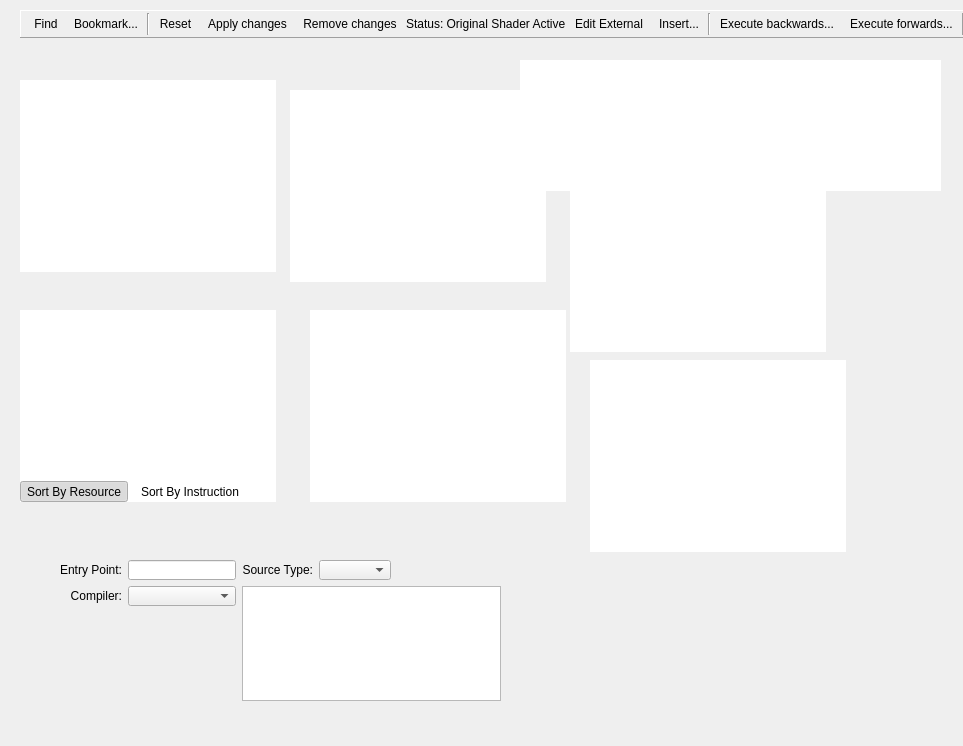
<?xml version="1.0" encoding="UTF-8"?>
<ui version="4.0">
 <class>ShaderViewer</class>
 <widget class="QFrame" name="ShaderViewer">
  <property name="geometry">
   <rect>
    <x>0</x>
    <y>0</y>
    <width>963</width>
    <height>746</height>
   </rect>
  </property>
  <property name="windowTitle">
   <string>Form</string>
  </property>
  <widget class="ToolWindowManager" name="docking" native="true">
   <property name="geometry">
    <rect>
     <x>80</x>
     <y>90</y>
     <width>351</width>
     <height>301</height>
    </rect>
   </property>
  </widget>
  <widget class="RDTreeWidget" name="inputSig">
   <property name="geometry">
    <rect>
     <x>570</x>
     <y>160</y>
     <width>256</width>
     <height>192</height>
    </rect>
   </property>
   <property name="frameShape">
    <enum>QFrame::NoFrame</enum>
   </property>
   <property name="editTriggers">
    <set>QAbstractItemView::NoEditTriggers</set>
   </property>
   <property name="showDropIndicator" stdset="0">
    <bool>false</bool>
   </property>
   <property name="dragDropOverwriteMode">
    <bool>false</bool>
   </property>
   <property name="indentation">
    <number>0</number>
   </property>
   <property name="rootIsDecorated">
    <bool>false</bool>
   </property>
   <property name="itemsExpandable">
    <bool>false</bool>
   </property>
   <property name="allColumnsShowFocus">
    <bool>true</bool>
   </property>
   <property name="cornerButtonEnabled" stdset="0">
    <bool>false</bool>
   </property>
  </widget>
  <widget class="RDTreeWidget" name="outputSig">
   <property name="geometry">
    <rect>
     <x>590</x>
     <y>360</y>
     <width>256</width>
     <height>192</height>
    </rect>
   </property>
   <property name="frameShape">
    <enum>QFrame::NoFrame</enum>
   </property>
   <property name="editTriggers">
    <set>QAbstractItemView::NoEditTriggers</set>
   </property>
   <property name="showDropIndicator" stdset="0">
    <bool>false</bool>
   </property>
   <property name="dragDropOverwriteMode">
    <bool>false</bool>
   </property>
   <property name="indentation">
    <number>0</number>
   </property>
   <property name="rootIsDecorated">
    <bool>false</bool>
   </property>
   <property name="itemsExpandable">
    <bool>false</bool>
   </property>
   <property name="allColumnsShowFocus">
    <bool>true</bool>
   </property>
   <property name="cornerButtonEnabled" stdset="0">
    <bool>false</bool>
   </property>
  </widget>
  <widget class="RDTreeWidget" name="constants">
   <property name="geometry">
    <rect>
     <x>20</x>
     <y>310</y>
     <width>256</width>
     <height>192</height>
    </rect>
   </property>
   <property name="contextMenuPolicy">
    <enum>Qt::PreventContextMenu</enum>
   </property>
   <property name="frameShape">
    <enum>QFrame::NoFrame</enum>
   </property>
   <property name="allColumnsShowFocus">
    <bool>true</bool>
   </property>
  </widget>
  <widget class="QFrame" name="resourcesPanel">
   <property name="geometry">
    <rect>
     <x>20</x>
     <y>310</y>
     <width>256</width>
     <height>192</height>
    </rect>
   </property>
   <property name="contextMenuPolicy">
    <enum>Qt::PreventContextMenu</enum>
   </property>
   <property name="frameShape">
    <enum>QFrame::NoFrame</enum>
   </property>
   <layout class="QVBoxLayout" name="verticalLayout">
    <property name="spacing">
     <number>2</number>
    </property>
    <property name="leftMargin">
     <number>0</number>
    </property>
    <property name="topMargin">
     <number>0</number>
    </property>
    <property name="rightMargin">
     <number>0</number>
    </property>
    <property name="bottomMargin">
     <number>0</number>
    </property>
    <item>
     <widget class="RDTreeWidget" name="accessedResources">
      <property name="frameShape">
       <enum>QFrame::NoFrame</enum>
      </property>
      <property name="allColumnsShowFocus">
       <bool>true</bool>
      </property>
     </widget>
    </item>
    <item>
     <widget class="QFrame" name="sortGroup">
      <property name="sizePolicy">
       <sizepolicy hsizetype="Minimum" vsizetype="Fixed">
        <horstretch>0</horstretch>
        <verstretch>0</verstretch>
       </sizepolicy>
      </property>
      <property name="contextMenuPolicy">
       <enum>Qt::PreventContextMenu</enum>
      </property>
      <property name="frameShape">
       <enum>QFrame::NoFrame</enum>
      </property>
      <layout class="QHBoxLayout" name="horizontalLayout_6">
       <property name="leftMargin">
        <number>0</number>
       </property>
       <property name="topMargin">
        <number>0</number>
       </property>
       <property name="rightMargin">
        <number>0</number>
       </property>
       <property name="bottomMargin">
        <number>0</number>
       </property>
       <item>
        <widget class="QToolButton" name="resources_sortByResource">
         <property name="toolTip">
          <string>Sort accessed resource by shader binding</string>
         </property>
         <property name="text">
          <string>Sort By Resource</string>
         </property>
         <property name="checkable">
          <bool>true</bool>
         </property>
         <property name="checked">
          <bool>true</bool>
         </property>
         <property name="autoRaise">
          <bool>true</bool>
         </property>
        </widget>
       </item>
       <item>
        <widget class="QToolButton" name="resources_sortByStep">
         <property name="toolTip">
          <string>Sort accessed resource by instruction step</string>
         </property>
         <property name="text">
          <string>Sort By Instruction</string>
         </property>
         <property name="checkable">
          <bool>true</bool>
         </property>
         <property name="checked">
          <bool>false</bool>
         </property>
         <property name="autoRaise">
          <bool>true</bool>
         </property>
        </widget>
       </item>
       <item>
        <spacer name="resources_horizontalSpacer">
         <property name="orientation">
          <enum>Qt::Horizontal</enum>
         </property>
         <property name="sizeHint" stdset="0">
          <size>
           <width>40</width>
           <height>20</height>
          </size>
         </property>
        </spacer>
       </item>
      </layout>
     </widget>
    </item>
   </layout>
  </widget>
  <widget class="RDTreeWidget" name="debugVars">
   <property name="geometry">
    <rect>
     <x>310</x>
     <y>310</y>
     <width>256</width>
     <height>192</height>
    </rect>
   </property>
   <property name="frameShape">
    <enum>QFrame::NoFrame</enum>
   </property>
   <property name="allColumnsShowFocus">
    <bool>true</bool>
   </property>
  </widget>
  <widget class="QFrame" name="toolbar">
   <property name="geometry">
    <rect>
     <x>20</x>
     <y>10</y>
     <width>1132</width>
     <height>28</height>
    </rect>
   </property>
   <property name="sizePolicy">
    <sizepolicy hsizetype="Minimum" vsizetype="Fixed">
     <horstretch>0</horstretch>
     <verstretch>0</verstretch>
    </sizepolicy>
   </property>
   <property name="minimumSize">
    <size>
     <width>0</width>
     <height>28</height>
    </size>
   </property>
   <property name="frameShape">
    <enum>QFrame::Panel</enum>
   </property>
   <property name="frameShadow">
    <enum>QFrame::Raised</enum>
   </property>
   <layout class="QHBoxLayout" name="horizontalLayout_5">
    <property name="spacing">
     <number>2</number>
    </property>
    <property name="leftMargin">
     <number>6</number>
    </property>
    <property name="topMargin">
     <number>2</number>
    </property>
    <property name="rightMargin">
     <number>6</number>
    </property>
    <property name="bottomMargin">
     <number>2</number>
    </property>
    <item>
     <widget class="QToolButton" name="findReplace">
      <property name="toolTip">
       <string>Find &amp; Replace</string>
      </property>
      <property name="text">
       <string>Find</string>
      </property>
      <property name="icon">
       <iconset resource="../Resources/resources.qrc">
        <normaloff>:/find.png</normaloff>:/find.png</iconset>
      </property>
      <property name="toolButtonStyle">
       <enum>Qt::ToolButtonTextBesideIcon</enum>
      </property>
      <property name="autoRaise">
       <bool>true</bool>
      </property>
     </widget>
    </item>
    <item>
     <widget class="QToolButton" name="bookmark">
      <property name="toolTip">
       <string>Add, remove or jump to bookmarks in current file</string>
      </property>
      <property name="text">
       <string>Bookmark...</string>
      </property>
      <property name="icon">
       <iconset resource="../Resources/resources.qrc">
        <normaloff>:/bookmark_blue.png</normaloff>:/bookmark_blue.png</iconset>
      </property>
      <property name="popupMode">
       <enum>QToolButton::InstantPopup</enum>
      </property>
      <property name="toolButtonStyle">
       <enum>Qt::ToolButtonTextBesideIcon</enum>
      </property>
      <property name="autoRaise">
       <bool>true</bool>
      </property>
     </widget>
    </item>
    <item>
     <widget class="Line" name="line">
      <property name="orientation">
       <enum>Qt::Vertical</enum>
      </property>
     </widget>
    </item>
    <item>
     <widget class="QToolButton" name="resetEdits">
      <property name="toolTip">
       <string>Remove all source edits and restore original shader</string>
      </property>
      <property name="text">
       <string>Reset</string>
      </property>
      <property name="icon">
       <iconset resource="../Resources/resources.qrc">
        <normaloff>:/del.png</normaloff>:/del.png</iconset>
      </property>
      <property name="toolButtonStyle">
       <enum>Qt::ToolButtonTextBesideIcon</enum>
      </property>
      <property name="autoRaise">
       <bool>true</bool>
      </property>
     </widget>
    </item>
    
    <item>
     <widget class="QToolButton" name="refresh">
      <property name="toolTip">
       <string>Compile shader &amp; apply changes</string>
      </property>
      <property name="text">
       <string>Apply changes</string>
      </property>
      <property name="icon">
       <iconset resource="../Resources/resources.qrc">
        <normaloff>:/arrow_refresh.png</normaloff>:/arrow_refresh.png</iconset>
      </property>
      <property name="toolButtonStyle">
       <enum>Qt::ToolButtonTextBesideIcon</enum>
      </property>
      <property name="autoRaise">
       <bool>true</bool>
      </property>
     </widget>
    </item>
    
    <item>
     <widget class="QToolButton" name="unrefresh">
      <property name="toolTip">
       <string>Use original shader</string>
      </property>
      <property name="text">
       <string>Remove changes</string>
      </property>
      <property name="icon">
       <iconset resource="../Resources/resources.qrc">
        <normaloff>:/arrow_undo.png</normaloff>:/arrow_undo.png</iconset>
      </property>
      <property name="toolButtonStyle">
       <enum>Qt::ToolButtonTextBesideIcon</enum>
      </property>
      <property name="autoRaise">
       <bool>true</bool>
      </property>
     </widget>
    </item>
    
    <item>
     <widget class="QLabel" name="editStatusLabel">
      <property name="toolTip">
       <string>The replay currently has the original shader active</string>
      </property>
      <property name="text">
       <string>Status: Original Shader Active</string>
      </property>
     </widget>
    </item>
    
    <item>
     <widget class="QToolButton" name="EditExternal">
      <property name="toolTip">
       <string>Use External editor to modify shader</string>
      </property>
      <property name="text">
       <string>Edit External</string>
      </property>
      <property name="icon">
       <iconset resource="../Resources/resources.qrc">
          <normaloff>:/folder.png</normaloff>:/folder.png</iconset>
      </property>
      <property name="toolButtonStyle">
       <enum>Qt::ToolButtonTextBesideIcon</enum>
      </property>
      <property name="autoRaise">
       <bool>true</bool>
      </property>
     </widget>
    </item>
    
    <item>
     <widget class="QToolButton" name="snippets">
      <property name="toolTip">
       <string>Insert built-in snippets</string>
      </property>
      <property name="text">
       <string>Insert...</string>
      </property>
      <property name="icon">
       <iconset resource="../Resources/resources.qrc">
        <normaloff>:/plugin_add.png</normaloff>:/plugin_add.png</iconset>
      </property>
      <property name="popupMode">
       <enum>QToolButton::InstantPopup</enum>
      </property>
      <property name="toolButtonStyle">
       <enum>Qt::ToolButtonTextBesideIcon</enum>
      </property>
      <property name="autoRaise">
       <bool>true</bool>
      </property>
     </widget>
    </item>
    <item>
     <widget class="Line" name="editSep">
      <property name="orientation">
       <enum>Qt::Vertical</enum>
      </property>
     </widget>
    </item>
    <item>
     <widget class="QToolButton" name="execBackwards">
      <property name="toolTip">
       <string>Run or step backwards in execution</string>
      </property>
      <property name="text">
       <string>Execute backwards...</string>
      </property>
      <property name="icon">
       <iconset resource="../Resources/resources.qrc">
        <normaloff>:/control_reverse_blue@2x.png</normaloff>:/control_reverse_blue@2x.png</iconset>
      </property>
      <property name="popupMode">
       <enum>QToolButton::InstantPopup</enum>
      </property>
      <property name="toolButtonStyle">
       <enum>Qt::ToolButtonTextBesideIcon</enum>
      </property>
      <property name="autoRaise">
       <bool>true</bool>
      </property>
     </widget>
    </item>
    <item>
     <widget class="QToolButton" name="execForwards">
      <property name="toolTip">
       <string>Run or step forwards in execution</string>
      </property>
      <property name="text">
       <string>Execute forwards...</string>
      </property>
      <property name="icon">
       <iconset resource="../Resources/resources.qrc">
        <normaloff>:/control_play_blue.png</normaloff>:/control_play_blue.png</iconset>
      </property>
      <property name="popupMode">
       <enum>QToolButton::InstantPopup</enum>
      </property>
      <property name="toolButtonStyle">
       <enum>Qt::ToolButtonTextBesideIcon</enum>
      </property>
      <property name="autoRaise">
       <bool>true</bool>
      </property>
     </widget>
    </item>
    <item>
     <widget class="Line" name="regFormatSep">
      <property name="orientation">
       <enum>Qt::Vertical</enum>
      </property>
     </widget>
    </item>
    <item>
     <widget class="QToolButton" name="intView">
      <property name="text">
       <string>int</string>
      </property>
      <property name="checkable">
       <bool>true</bool>
      </property>
      <property name="checked">
       <bool>false</bool>
      </property>
      <property name="autoRaise">
       <bool>true</bool>
      </property>
     </widget>
    </item>
    <item>
     <widget class="QToolButton" name="floatView">
      <property name="text">
       <string>float</string>
      </property>
      <property name="checkable">
       <bool>true</bool>
      </property>
      <property name="checked">
       <bool>true</bool>
      </property>
      <property name="autoRaise">
       <bool>true</bool>
      </property>
     </widget>
    </item>
    <item>
     <widget class="Line" name="debugToggleSep">
      <property name="orientation">
       <enum>Qt::Vertical</enum>
      </property>
     </widget>
    </item>
    <item>
     <widget class="QToolButton" name="debugToggle">
      <property name="minimumSize">
       <size>
        <width>23</width>
        <height>22</height>
       </size>
      </property>
      <property name="toolTip">
       <string>Change the debugging view</string>
      </property>
      <property name="text">
       <string notr="true">Debug Toggle</string>
      </property>
      <property name="autoRaise">
       <bool>true</bool>
      </property>
     </widget>
    </item>
    <item>
     <spacer name="horizontalSpacer">
      <property name="orientation">
       <enum>Qt::Horizontal</enum>
      </property>
      <property name="sizeHint" stdset="0">
       <size>
        <width>40</width>
        <height>20</height>
       </size>
      </property>
     </spacer>
    </item>
   </layout>
  </widget>
  <widget class="RDTreeWidget" name="watch">
   <property name="geometry">
    <rect>
     <x>520</x>
     <y>60</y>
     <width>421</width>
     <height>131</height>
    </rect>
   </property>
   <property name="frameShape">
    <enum>QFrame::NoFrame</enum>
   </property>
   <property name="editTriggers">
    <set>QAbstractItemView::AnyKeyPressed|QAbstractItemView::DoubleClicked|QAbstractItemView::EditKeyPressed|QAbstractItemView::SelectedClicked</set>
   </property>
   <property name="selectionMode">
    <enum>QAbstractItemView::SingleSelection</enum>
   </property>
   <property name="selectionBehavior">
    <enum>QAbstractItemView::SelectRows</enum>
   </property>
   <property name="wordWrap">
    <bool>false</bool>
   </property>
   <attribute name="horizontalHeaderHighlightSections">
    <bool>false</bool>
   </attribute>
   <attribute name="horizontalHeaderStretchLastSection">
    <bool>true</bool>
   </attribute>
   <attribute name="verticalHeaderVisible">
    <bool>false</bool>
   </attribute>
   <column>
    <property name="text">
     <string>Name</string>
    </property>
   </column>
   <column>
    <property name="text">
     <string>Register(s)</string>
    </property>
   </column>
   <column>
    <property name="text">
     <string>Type</string>
    </property>
   </column>
   <column>
    <property name="text">
     <string>Value</string>
    </property>
   </column>
  </widget>
  <widget class="QListWidget" name="callstack">
   <property name="geometry">
    <rect>
     <x>20</x>
     <y>80</y>
     <width>256</width>
     <height>192</height>
    </rect>
   </property>
   <property name="frameShape">
    <enum>QFrame::NoFrame</enum>
   </property>
   <property name="selectionMode">
    <enum>QAbstractItemView::NoSelection</enum>
   </property>
  </widget>
  <widget class="RDTreeWidget" name="sourceVars">
   <property name="geometry">
    <rect>
     <x>290</x>
     <y>90</y>
     <width>256</width>
     <height>192</height>
    </rect>
   </property>
   <property name="frameShape">
    <enum>QFrame::NoFrame</enum>
   </property>
   <property name="allColumnsShowFocus">
    <bool>true</bool>
   </property>
  </widget>
  <widget class="QWidget" name="compilationGroup" native="true">
   <property name="geometry">
    <rect>
     <x>60</x>
     <y>560</y>
     <width>441</width>
     <height>141</height>
    </rect>
   </property>
   <layout class="QGridLayout" name="gridLayout">
    <item row="0" column="0">
     <widget class="QLabel" name="label">
      <property name="text">
       <string>Entry Point:</string>
      </property>
      <property name="alignment">
       <set>Qt::AlignRight|Qt::AlignTrailing|Qt::AlignVCenter</set>
      </property>
     </widget>
    </item>
    <item row="0" column="1">
     <widget class="QLineEdit" name="entryFunc">
      <property name="sizePolicy">
       <sizepolicy hsizetype="Minimum" vsizetype="Fixed">
        <horstretch>0</horstretch>
        <verstretch>0</verstretch>
       </sizepolicy>
      </property>
      <property name="minimumSize">
       <size>
        <width>0</width>
        <height>20</height>
       </size>
      </property>
     </widget>
    </item>
    <item row="0" column="2">
     <widget class="QLabel" name="label_4">
      <property name="text">
       <string>Source Type:</string>
      </property>
      <property name="alignment">
       <set>Qt::AlignRight|Qt::AlignTrailing|Qt::AlignVCenter</set>
      </property>
     </widget>
    </item>
    <item row="0" column="3">
     <widget class="QComboBox" name="encoding">
      <property name="minimumSize">
       <size>
        <width>0</width>
        <height>20</height>
       </size>
      </property>
      <property name="insertPolicy">
       <enum>QComboBox::NoInsert</enum>
      </property>
      <property name="sizeAdjustPolicy">
       <enum>QComboBox::AdjustToContents</enum>
      </property>
     </widget>
    </item>
    <item row="0" column="4">
     <spacer name="horizontalSpacer_2">
      <property name="orientation">
       <enum>Qt::Horizontal</enum>
      </property>
      <property name="sizeHint" stdset="0">
       <size>
        <width>40</width>
        <height>20</height>
       </size>
      </property>
     </spacer>
    </item>
    <item row="1" column="0">
     <widget class="QLabel" name="label_3">
      <property name="text">
       <string>Compiler:</string>
      </property>
      <property name="alignment">
       <set>Qt::AlignRight|Qt::AlignTrailing|Qt::AlignVCenter</set>
      </property>
     </widget>
    </item>
    <item row="1" column="1">
     <widget class="QComboBox" name="compileTool">
      <property name="sizePolicy">
       <sizepolicy hsizetype="Minimum" vsizetype="Fixed">
        <horstretch>0</horstretch>
        <verstretch>0</verstretch>
       </sizepolicy>
      </property>
      <property name="minimumSize">
       <size>
        <width>0</width>
        <height>20</height>
       </size>
      </property>
      <property name="insertPolicy">
       <enum>QComboBox::NoInsert</enum>
      </property>
      <property name="sizeAdjustPolicy">
       <enum>QComboBox::AdjustToContents</enum>
      </property>
     </widget>
    </item>
    <item row="1" column="2" rowspan="2" colspan="3">
     <widget class="QTextEdit" name="toolCommandLine">
      <property name="minimumSize">
       <size>
        <width>0</width>
        <height>20</height>
       </size>
      </property>
      <property name="acceptRichText">
       <bool>false</bool>
      </property>
     </widget>
    </item>
    <item row="2" column="1">
     <spacer name="verticalSpacer">
      <property name="orientation">
       <enum>Qt::Vertical</enum>
      </property>
      <property name="sizeHint" stdset="0">
       <size>
        <width>20</width>
        <height>40</height>
       </size>
      </property>
     </spacer>
    </item>
   </layout>
  </widget>
 </widget>
 <customwidgets>
  <customwidget>
   <class>RDTreeWidget</class>
   <extends>QTreeView</extends>
   <header>Widgets/Extended/RDTreeWidget.h</header>
  </customwidget>
  <customwidget>
   <class>ToolWindowManager</class>
   <extends>QWidget</extends>
   <header>3rdparty/toolwindowmanager/ToolWindowManager.h</header>
  </customwidget>
 </customwidgets>
 <resources>
  <include location="../Resources/resources.qrc"/>
 </resources>
 <connections/>
</ui>
